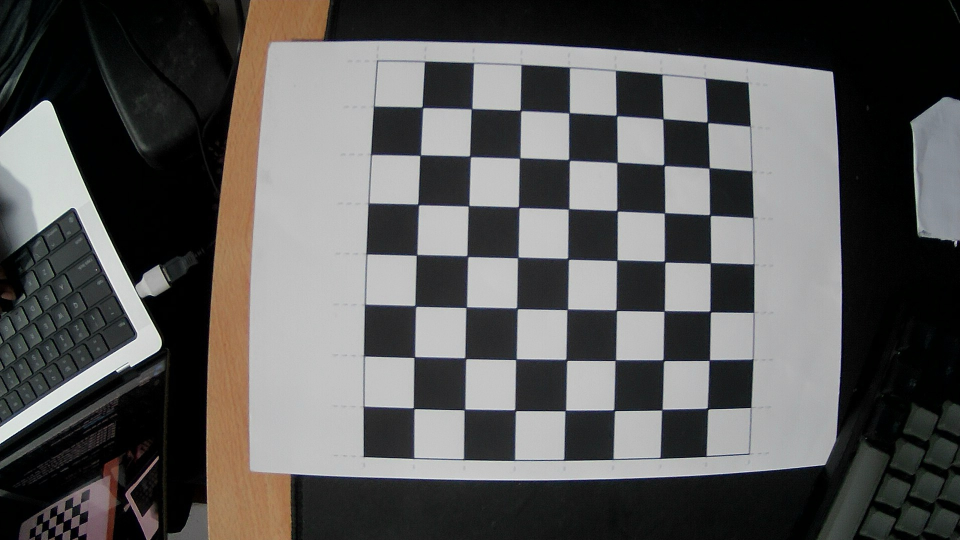
#> input picture cameraCalibration/images/image_20250127_183643_0.jpg, 1920 x 1080 px (shown at 1/2 size); its folder holds only this picture in this run
$ python calibrate.py
#> lines starting #> are read from the running program, lines starting #| are printed output that depends on the picture; after the words box and inside, x2 and y2 are one past the last pixel; in counts of white or black regions, pixels touching at a corner belong together; long printed decimals are rounded
import numpy as np
import cv2 as cv
import glob
import pickle

# Chessboard dimensions (number of inner corners per row and column)
chessboardSize = (7, 7)
frameSize = (1920, 1080)

# Size of each square in the chessboard (in millimeters)
size_of_chessboard_squares_mm = 24

# Termination criteria for corner refinement
criteria = (cv.TERM_CRITERIA_EPS + cv.TERM_CRITERIA_MAX_ITER, 30, 0.001)

# Prepare object points (3D points in real-world space)
objp = np.zeros((chessboardSize[0] * chessboardSize[1], 3), np.float32)
objp[:, :2] = np.mgrid[0:chessboardSize[0], 0:chessboardSize[1]].T.reshape(-1, 2)
objp *= size_of_chessboard_squares_mm

# Arrays to store object points and image points from all images
objpoints = []  # 3D points in real-world space
imgpoints = []  # 2D points in image plane

# Load calibration images
images = glob.glob('cameraCalibration/images/*.jpg')

for image in images:
    img = cv.imread(image)
#> img is the input picture: shape (1080, 1920, 3); mean B, G, R 87.2, 88.2, 88.9
    gray = cv.cvtColor(img, cv.COLOR_BGR2GRAY)

    # Find chessboard corners
    ret, corners = cv.findChessboardCorners(gray, chessboardSize, None)
#> ret = True; corners = 49 rows, first 8: [845.5, 215], [944, 218], [1042, 222], [1139, 225.5], [1231.7, 229.9], [1325.3, 238.9], [1414.3, 244], [840.1, 312.3]

    if ret:
        objpoints.append(objp)
        corners2 = cv.cornerSubPix(gray, corners, (11, 11), (-1, -1), criteria)
#> corners2 = 49 rows, first 8: [845.2, 215], [943.5, 217.9], [1041.4, 221.3], [1138.5, 226], [1233.4, 231.5], [1326.4, 238.3], [1415.2, 245.1], [840.9, 310.8]
        imgpoints.append(corners2)

        # Draw and display the corners
        cv.drawChessboardCorners(img, chessboardSize, corners2, ret)
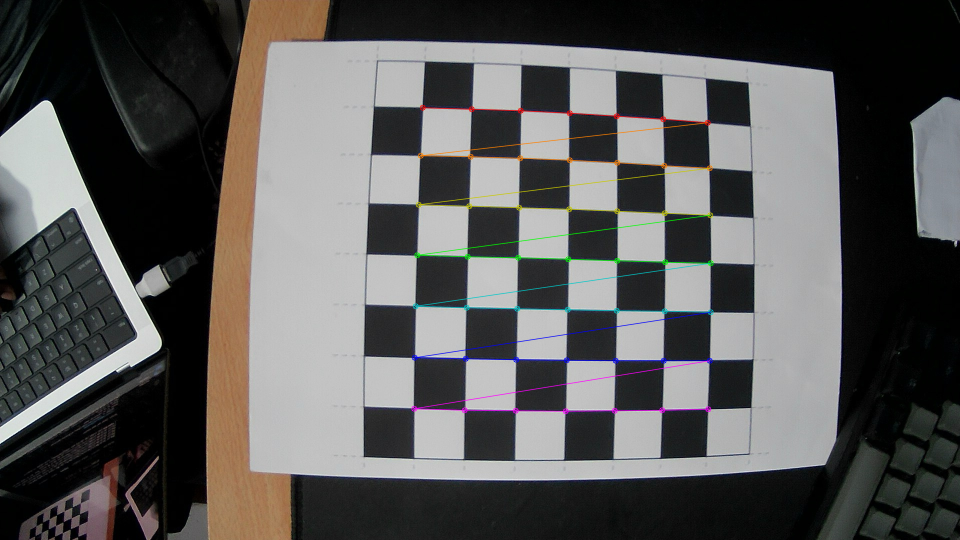
#> img: shape (1080, 1920, 3) (shown at 1/2 size); 1.29% of pixels changed, all inside (x1, y1, x2, y2) = (822, 209, 1428, 829)
        cv.imshow('Chessboard Corners', img)
        cv.waitKey(500)

cv.destroyAllWindows()

# Perform camera calibration
ret, cameraMatrix, dist, rvecs, tvecs = cv.calibrateCamera(objpoints, imgpoints, frameSize, None, None)
#> ret = 0.299; cameraMatrix = [[697.8, 0, 940.4], [0, 691.5, 408.2], [0, 0, 1]]; dist = [[-0.0755, 0.0104, 0.0168, 0.00973, -0.0131]]; rvecs = ([-0.0266, -0.0392, 0.0271],); tvecs = ([-23.36, -47.73, 166.5],)

# Save the calibration results
with open("calibration_1.pkl", "wb") as f:
    pickle.dump((cameraMatrix, dist), f)


print("Done calibrating the camera")

# Load a test image for undistortion
test_image_path = '/Users/rahi/Code/camera_calibration/cameraCalibration/images_2/image_20250127_211905_3.jpg'
img = cv.imread(test_image_path)
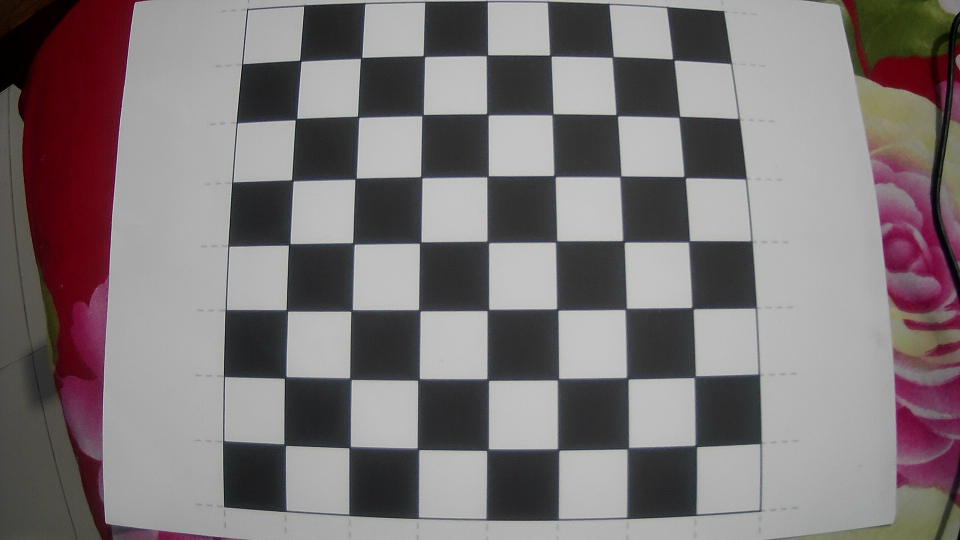
#> input picture cameraCalibration/images_2/image_20250127_211905_3.jpg, 1920 x 1080 px, found by its file name (shown at 1/2 size)
#> img is the input picture: shape (1080, 1920, 3); mean B, G, R 118.8, 117.6, 124.8
h, w = img.shape[:2]
#> h = 1080; w = 1920

# Get the optimal new camera matrix
newCameraMatrix, roi = cv.getOptimalNewCameraMatrix(cameraMatrix, dist, (w, h), 1, (w, h))
#> newCameraMatrix = [[697.8, 0, 940.4], [0, 585.7, 405.6], [0, 0, 1]]; roi = (0, 60, 1919, 914)

# Undistort the image
dst = cv.undistort(img, cameraMatrix, dist, None, newCameraMatrix)
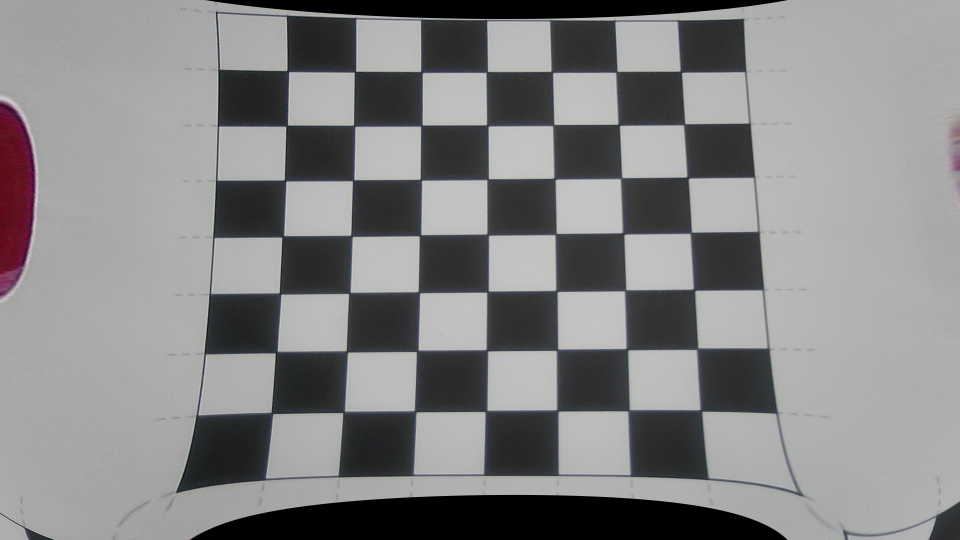
#> dst: shape (1080, 1920, 3) (shown at 1/2 size); mean B, G, R 133.1, 132.3, 132.8

# Crop the undistorted image
x, y, w, h = roi
#> x = 0; y = 60; w = 1919; h = 914
dst = dst[y:y+h, x:x+w]
#> dst: shape (914, 1919, 3)
cv.imwrite('caliResult1.png', dst)

# Undistort using remapping
mapx, mapy = cv.initUndistortRectifyMap(cameraMatrix, dist, None, newCameraMatrix, (w, h), 5)
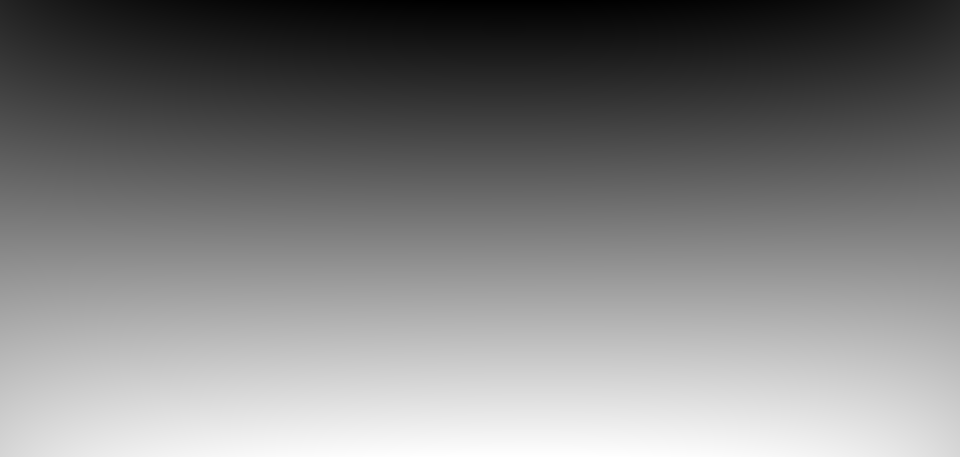
#> mapy: shape (914, 1919) float32 (shown at 1/2 size); min -37.61, max 1000.6, mean 475.9; drawn with min black and max white
dst = cv.remap(img, mapx, mapy, cv.INTER_LINEAR)

# Crop the remapped image
dst = dst[y:y+h, x:x+w]
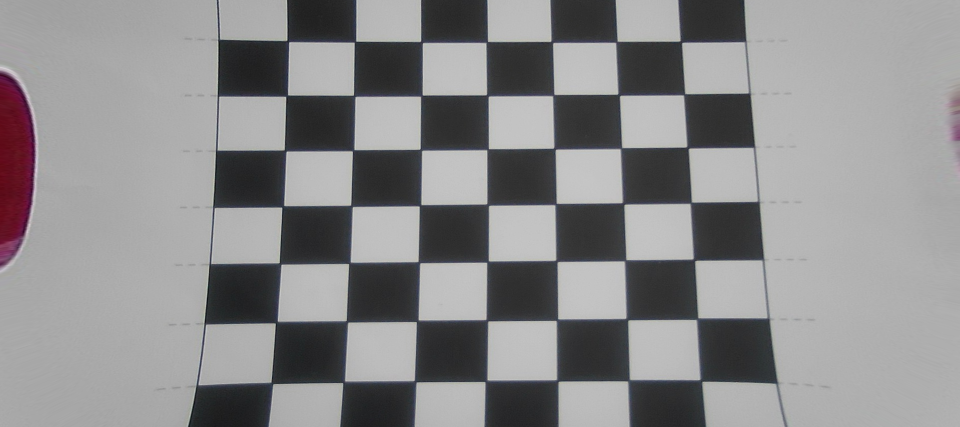
#> dst: shape (854, 1919, 3) (shown at 1/2 size); mean B, G, R 138.7, 137.7, 138.4
cv.imwrite('After.jpg', dst)

# Calculate reprojection error
mean_error = 0
for i in range(len(objpoints)):
    imgpoints2, _ = cv.projectPoints(objpoints[i], rvecs[i], tvecs[i], cameraMatrix, dist)
    error = cv.norm(imgpoints[i], imgpoints2, cv.NORM_L2) / len(imgpoints2)
    mean_error += error
#> this loop made 1 pass
#> (error, mean_error) on pass 1: (0.0428, 0.0428)
#> after the loop, mean_error = 0.0428

print(f"Total reprojection error: {mean_error / len(objpoints)}")
#| Total reprojection error: 0.04277

# Function to draw colored lines on the chessboard
def draw_colored_lines(img, corners, chessboard_size):
    corners = corners.reshape(-1, 2)
    for i in range(chessboard_size[1]):
        for j in range(chessboard_size[0] - 1):
            pt1 = tuple(corners[i * chessboard_size[0] + j].astype(int))
            pt2 = tuple(corners[i * chessboard_size[0] + j + 1].astype(int))
            cv.line(img, pt1, pt2, (0, 255, 0), 2)  # Green horizontal lines

    for i in range(chessboard_size[0]):
        for j in range(chessboard_size[1] - 1):
            pt1 = tuple(corners[j * chessboard_size[0] + i].astype(int))
            pt2 = tuple(corners[(j + 1) * chessboard_size[0] + i].astype(int))
            cv.line(img, pt1, pt2, (0, 0, 255), 2)  # Red vertical lines

    return img

# Load an image and draw colored lines on the detected chessboard
test_image = cv.imread(test_image_path)
gray = cv.cvtColor(test_image, cv.COLOR_BGR2GRAY)
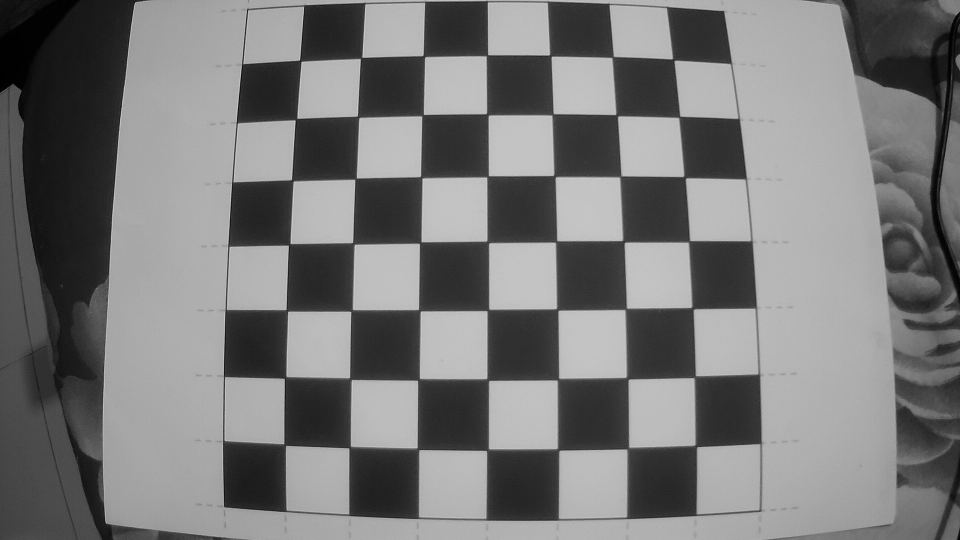
#> gray: shape (1080, 1920) (shown at 1/2 size); min 0, max 229, mean 119.9
ret, corners = cv.findChessboardCorners(gray, chessboardSize, None)
#> ret = True; corners = 49 rows, first 8: [601, 122], [724.8, 115.1], [850.4, 114.4], [976.4, 109.8], [1101, 111.5], [1225.5, 114.5], [1347, 119.5], [592.5, 238.5]

if ret:
    corners2 = cv.cornerSubPix(gray, corners, (11, 11), (-1, -1), criteria)
#> corners2 = 49 rows, first 8: [600.9, 122], [722.7, 116.3], [848.3, 112.7], [974.6, 110.7], [1101.4, 111.7], [1225.9, 114.5], [1347.3, 119.6], [592.4, 238.5]
    test_image_with_lines = draw_colored_lines(test_image.copy(), corners2, chessboardSize)
#> in draw_colored_lines, `corners = corners.reshape(-1, 2)`: corners = 49 pairs, first value 569.7 to 1392.1, second value 110.7 to 900.3
#> after the loop in draw_colored_lines, `for i in range(chessboard_size[0]):`:
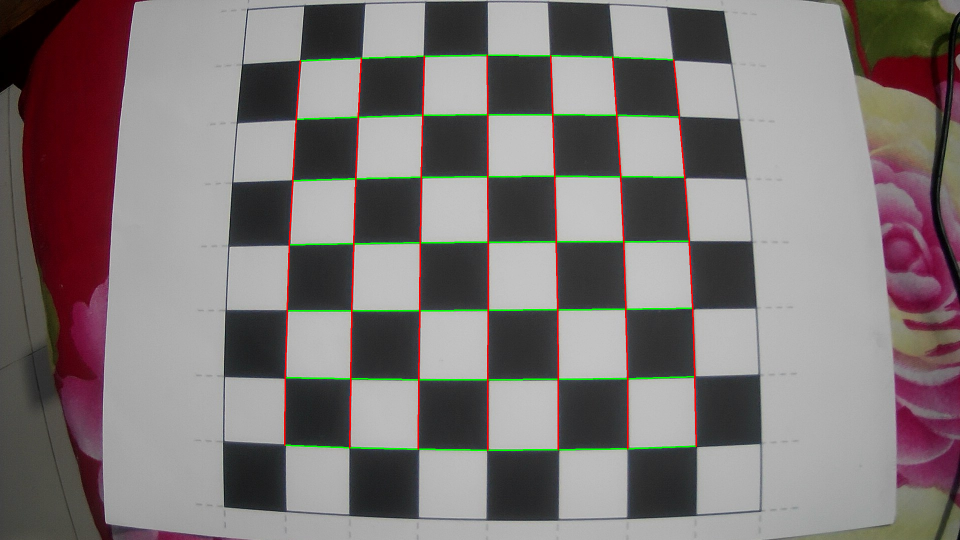
#> img: shape (1080, 1920, 3) (shown at 1/2 size); mean of channels 0, 1, 2 117.3, 118.2, 125.6; drawn as B, G, R
    cv.imshow('Chessboard with Colored Lines', test_image_with_lines)
    cv.waitKey(0)
    cv.imwrite('chessboard_with_lines.png', test_image_with_lines)

cv.destroyAllWindows()
